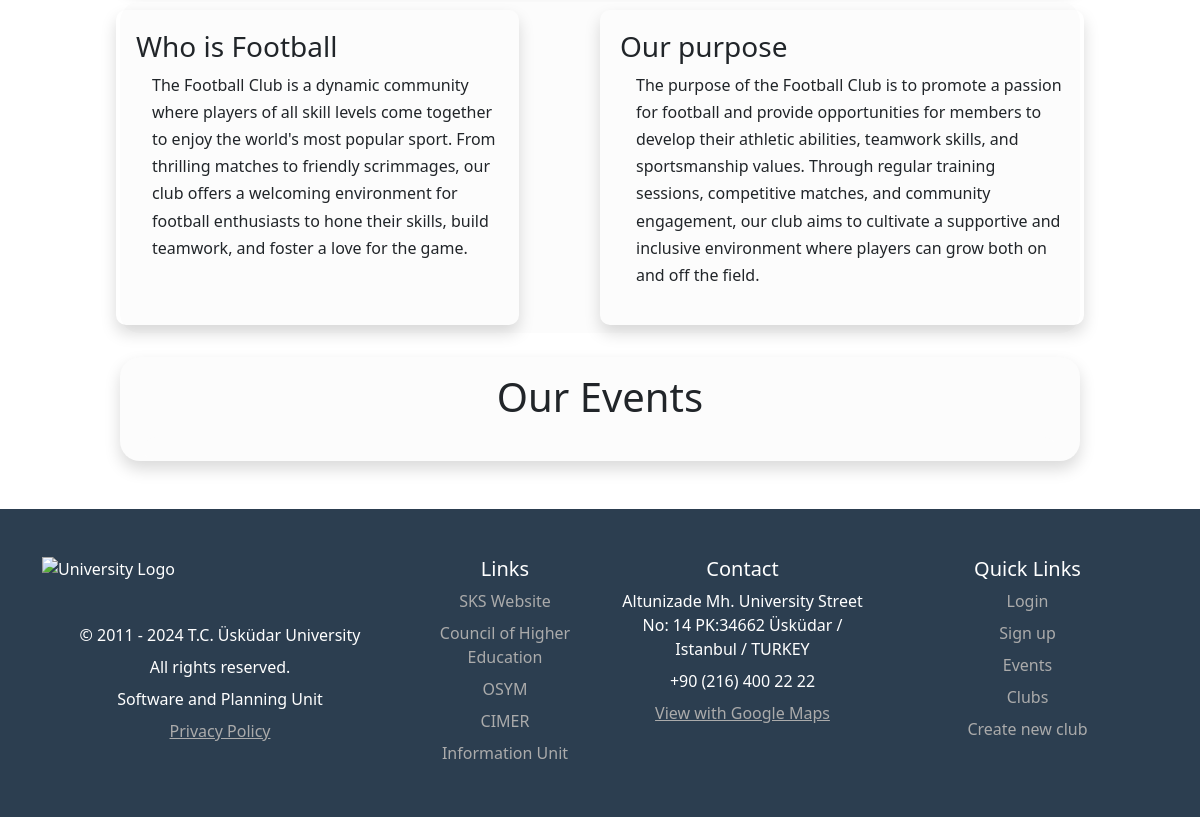
/clubs/28/ (lower part), run on an earlier commit of the app's database.
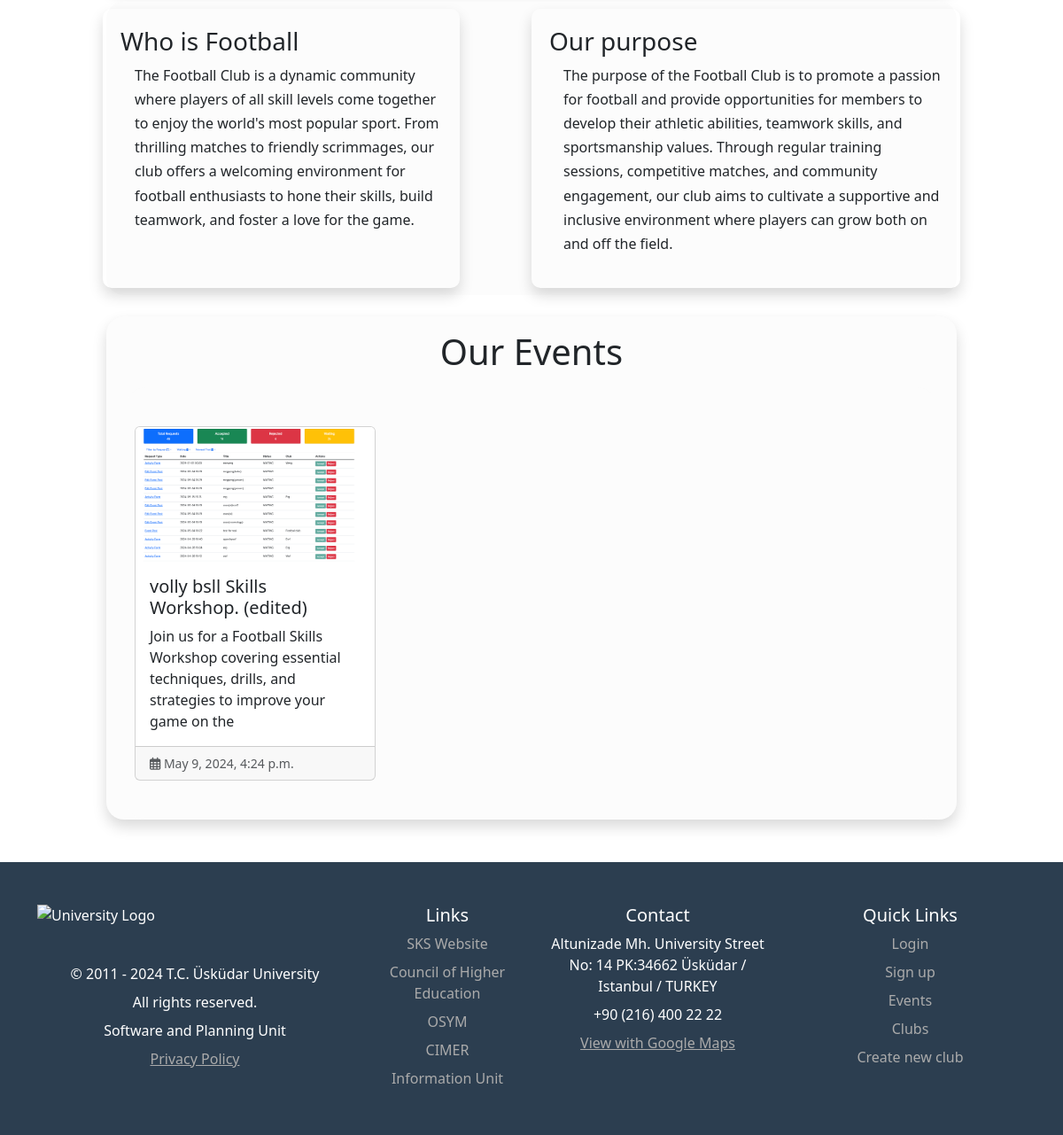
And on a later commit of the database.
### club_pages/models.py (models this page shows, shortened)
class Club(models.Model):
    title = models.CharField(max_length=255)
    category = models.CharField(max_length=30)
    club_image = models.ImageField(
        upload_to="club_images", default="logo_club.png", blank=True
    )
    club_cover = models.ImageField(
        upload_to="club_images", default="club_cover_default.png", blank=True
    )
    updated_at = models.DateTimeField(auto_now=True, null=True)
    vice_first_name = models.CharField(max_length=15, null=True)
    vice_last_name = models.CharField(max_length=15, null=True)
    about = RichTextField(null=True)
    purpose = RichTextField(null=True)
    manager = models.OneToOneField(
        User, on_delete=models.SET_NULL, null=True, validators=[validate_manager_role]
    )
    author = models.ForeignKey(
        settings.AUTH_USER_MODEL,
        on_delete=models.CASCADE,
        related_name="author_clubs",
        null=True,
        blank=True,
    )
    def __str__(self):
        return self.title

class Event(models.Model):
    title = models.CharField(max_length=255)
    club = models.ForeignKey(
        Club, on_delete=models.CASCADE,
        null=True,
        blank=True,
    )
    event_image = models.ImageField(upload_to="event_images", default="club-pic.jpeg", blank=True)
    date = models.DateTimeField(null=True)
    updated_at = models.DateTimeField(auto_now=True, null=True)
    location = models.CharField(max_length=70)
    description = models.CharField(null=True, max_length=200, validators=[validate_length])
    body = RichTextField()
    rule = RichTextField(null=True)
    faq = RichTextField(null=True)
    author = models.ForeignKey(
        settings.AUTH_USER_MODEL,
        on_delete=models.CASCADE,
        null=True,
        blank=True,
    )
    class StatusChoices(models.TextChoices):
        waiting = "WAITING", "waiting"
        accepted = "ACCEPTED", "accepted"
        rejected = "REJECTED", "rejected"
    status = models.CharField(max_length=50, choices=StatusChoices.choices, default = StatusChoices.waiting, null=True, blank=True)

### club_pages/views.py (the view)
# urls.py: path("clubs/<int:pk>/", ClubDetailView.as_view(), name="club_detail"),
class ClubDetailView(DetailView):
    model = Club
    template_name = "club_detail.html"
    def get_context_data(self, **kwargs):
        context = super().get_context_data(**kwargs)
        club = self.get_object()  # Get the current club based on the primary key in the URL
        events = Event.objects.filter(club=club, status=Event.StatusChoices.accepted)
        context['event_list'] = events
        user = self.request.user
        if user.is_authenticated and user.role == User.Role.MANAGER and user == club.manager:
            context['user_is_manager'] = True
        else:
            context['user_is_manager'] = False
        return context

### club_pages/context_processors.py (called while the page is built)
def unread_notifications_count(request):
    if request.user.is_authenticated:
        count = Notification.objects.filter(recipient=request.user, read=False).count()
        return {'unread_notifications_count': count}
    return {'unread_notifications_count': 0}

### templates/club_detail.html (shortened to what this page needs)
{% extends "base.html" %}
{% load static %}
{% block css%}
<link rel="stylesheet" href="{% static 'css/club_detail.css' %}">
{% endblock %}
{% block content%}
<body>
  <div class="main-card">
    <div class="container mt-3  ">
      <div class="row gap-5 d-flex justify-content-between p-2">
        <div class="text-card2 col-12 col-md-12 col-lg-5 shadow">
          <h3>Who is {{club.title}}</h3>
          <p class="ps-3">{{club.about|safe}}</p>
        </div>
        <div class="text-card2 col-12 col-md-12 col-lg-6 shadow">
          <h3>Our purpose</h3>
          <p class="ps-3">{{club.purpose|safe}}</p>
        </div>
      </div>
    </div>
    <div class="mb-5 container shadow mt-4">
      <h1 class="text-center py-3">Our Events</h1>
      <div class="container mt-4 width-custom pb-4">
        <div class="row row-cols-1 row-cols-md-3 g-4">
          {% for event in event_list %}
          <div class="col">
            <a href="{% url 'event_detail' event.pk %}" class="card-link">
              <div class="card h-100">
                <div class="card-img-top-container">
                  <img src="{{event.event_image.url}}" class="card-img-top" alt="...">
                </div>
                <div class="card-body">
                  <h5 class="card-title">{{event.title}}</h5>
                  <p class="card-text">{{event.description|slice:120}}</p>
                </div>
            </a>
            <div class="card-footer d-flex justify-content-between align-items-center">
              <small class="text-muted"><i class="fa-regular fa-calendar-days"></i> {{event.date}}</small>
            </div>
          </div>
        </div>
        {% endfor %}
        </div>
      </div>
    </div>
</body>
{% endblock content%}

### templates/base.html (shortened to what this page needs)
{% load static %}
<!DOCTYPE html>
<html>
<head>
  {% load bootstrap5 %}
  {% bootstrap_css %}
  <link rel="stylesheet" href="{% static 'css/base.css' %}">
  {% block css%}
  {% endblock %}
  <link rel="stylesheet" href="https://cdnjs.cloudflare.com/ajax/libs/font-awesome/6.5.1/css/all.min.css"
 />
</head>
<body>
  <main>
    {% block content %}
    {% endblock content %}
  </main>
  <footer class="footer pt-5 mt-0">
    <div class="container">
      <div class="row justify-content-center">
        <div class="col-md-4 mb-4">
          <div class="footer-logo">
            <img src="{% static 'images/base/logo.svg' %}" class="mb-3" alt="University Logo" height="50">
            <p>© 2011 - 2024 T.C. Üsküdar University</p>
            <p>All rights reserved.</p>
            <p>Software and Planning Unit</p>
            <p><a href="#">Privacy Policy</a></p>
          </div>
        </div>
        <div class="col-md-2 mb-4">
          <h5>Links</h5>
          <ul>
            <li><a href="#">SKS Website</a></li>
            <li><a href="#">Council of Higher Education</a></li>
            <li><a href="#">OSYM</a></li>
            <li><a href="#">CIMER</a></li>
            <li><a href="#">Information Unit</a></li>
          </ul>
        </div>
        <div class="col-md-3 mb-4">
          <h5>Contact</h5>
          <p>Altunizade Mh. University Street No: 14 PK:34662 Üsküdar / Istanbul / TURKEY</p>
          <p>+90 (216) 400 22 22</p>
          <p><a href="#">View with Google Maps</a></p>
        </div>
        <div class="col-md-3 mb-4">
          <h5>Quick Links</h5>
          <ul>
            <li><a href="#">Login</a></li>
            <li><a href="#">Sign up</a></li>
            <li><a href="#">Events</a></li>
            <li><a href="#">Clubs</a></li>
            <li><a href="#">Create new club</a></li>
          </ul>
        </div>
      </div>
    </div>
  </footer>
</body>
</html>

### static/css/base.css (style rules this page uses)
.footer { background-color: #2c3e50; color: white; padding: 20px 0; }
.footer a { color: #ababab; }
.footer-logo img { display: block; margin-left: auto; margin-right: auto; }
.footer h5, .footer p, .footer ul, .footer ul li { text-align: center; margin-bottom: 0.5rem; }
.footer ul { padding-left: 0; list-style-type: none; }
.footer ul li a { text-decoration: none; }

### static/css/club_detail.css (style rules this page uses)
.shadow { box-shadow: 0 12px 20px 0 rgb(0 0 0 / 13%), 0 2px 4px 0 rgb(0 0 0 / 12%); }
.main-card { margin-top: 30px; }
.main-card .container { border-radius: 20px; background-color: #fcfcfc; padding: 0; width: 80%; }
.container .text-card2 { border-radius: 10px; padding: 20px; }
.container .text-card2 p { line-height: 1.7; }
.card-img-top-container { width: 100%; padding-top: 56.25%; position: relative; }
.card-img-top { position: absolute; top: 0; left: 0; width: 100%; height: 100%; object-fit: cover; object-position: center; }
.card-link { color: inherit; text-decoration: none; }
.col { padding: 20px; }
.card { margin: auto; width: 100%; }
.width-custom { width: 95% !important; }

What changed in the data, as far as the page shows it:
added Event: event_image (picture), title "volly bsll Skills Workshop. (edited)", description "Join us for a Football Skills Workshop covering essential techniques, drills, and strategies to improve your game on the", date "May 9, 2024, 4:24 p.m."
